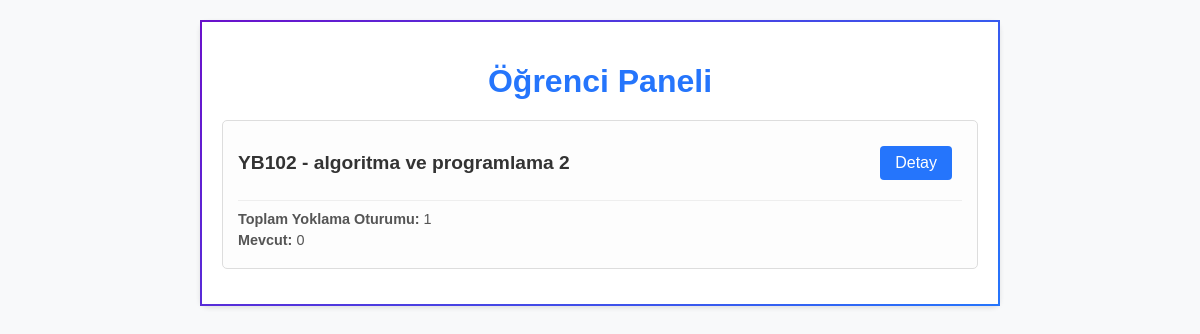
Before: /accounts/ogrenci/panel/ (signed in) with the older database file.
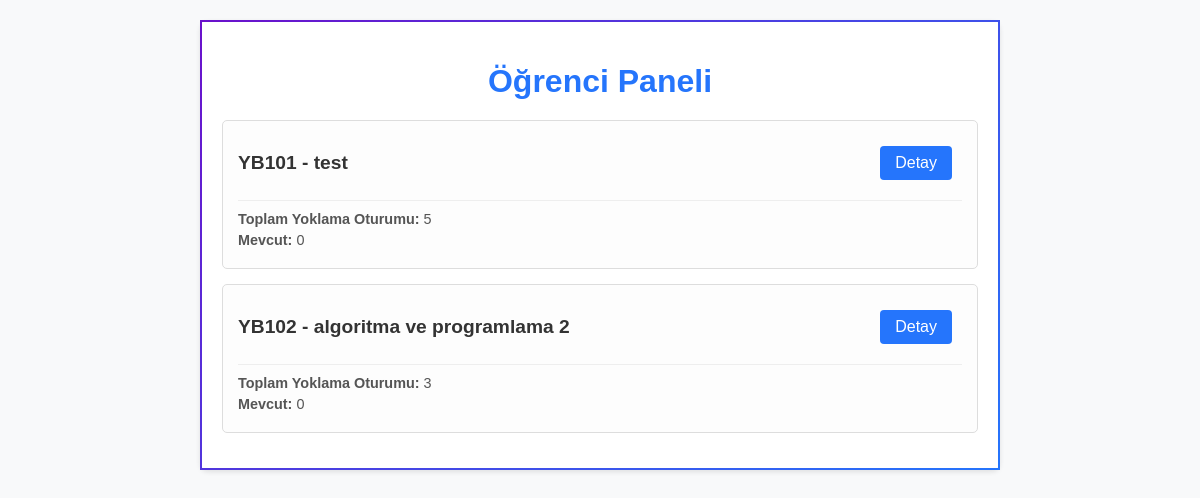
After: the same page with the newer database file.
### accounts/models.py (models this page shows, shortened)
class Course(models.Model):
    course_code = models.CharField("Ders Kodu", max_length=20, unique=True)
    course_name = models.CharField("Ders Adı", max_length=200)
    created_by = models.ForeignKey(User, on_delete=models.SET_NULL, null=True, blank=True, related_name="courses")
    created_at = models.DateTimeField(auto_now_add=True)
    updated_at = models.DateTimeField(auto_now=True)

### accounts/views.py (the view)
# urls.py: path('ogrenci/panel/', views.student_panel, name='student_panel'),
def student_panel(request):
    records = AttendanceRecord.objects.filter(student=request.user).select_related('qr_session', 'qr_session__course').order_by('qr_session__course__course_code', 'qr_session__week_number')
    grouped_records = {}
    for record in records:
        course = record.qr_session.course
        if course not in grouped_records:
            grouped_records[course] = {'records': [], 'total': 0, 'present': 0}
        grouped_records[course]['records'].append(record)
        grouped_records[course]['total'] += 1
        if record.present:
            grouped_records[course]['present'] += 1
    return render(request, 'accounts/student_panel.html', {'grouped_records': grouped_records})

### accounts/templates/accounts/student_panel.html (shortened to what this page needs)
{% load static %}
<!DOCTYPE html>
<html lang="tr">
<head>
  <link rel="stylesheet" href="{% static 'css/style.css' %}">
</head>
<body>
<div class="container">
  <h1>Öğrenci Paneli</h1>
  {% if grouped_records %}
    {% for course, data in grouped_records.items %}
      <div class="course-card">
        <div class="course-header">
          <h2>{{ course.course_code|upper }} - {{ course.course_name }}</h2>
          <a href="{% url 'attendance_detail_student' course.id %}" class="btn">Detay</a>
        </div>
        <div class="summary">
          <p><strong>Toplam Yoklama Oturumu:</strong> {{ data.total }}</p>
          <p><strong>Mevcut:</strong> {{ data.present }}</p>
        </div>
      </div>
    {% endfor %}
  {% else %}
    <p>Henüz yoklama kaydı bulunmamaktadır.</p>
  {% endif %}
</div>
</body>
</html>

Changed rows visible on the page:
added Course: course_code "YB101", course_name "test", total "5", present "0"
computed for Course "YB102": total "1" → "3"
